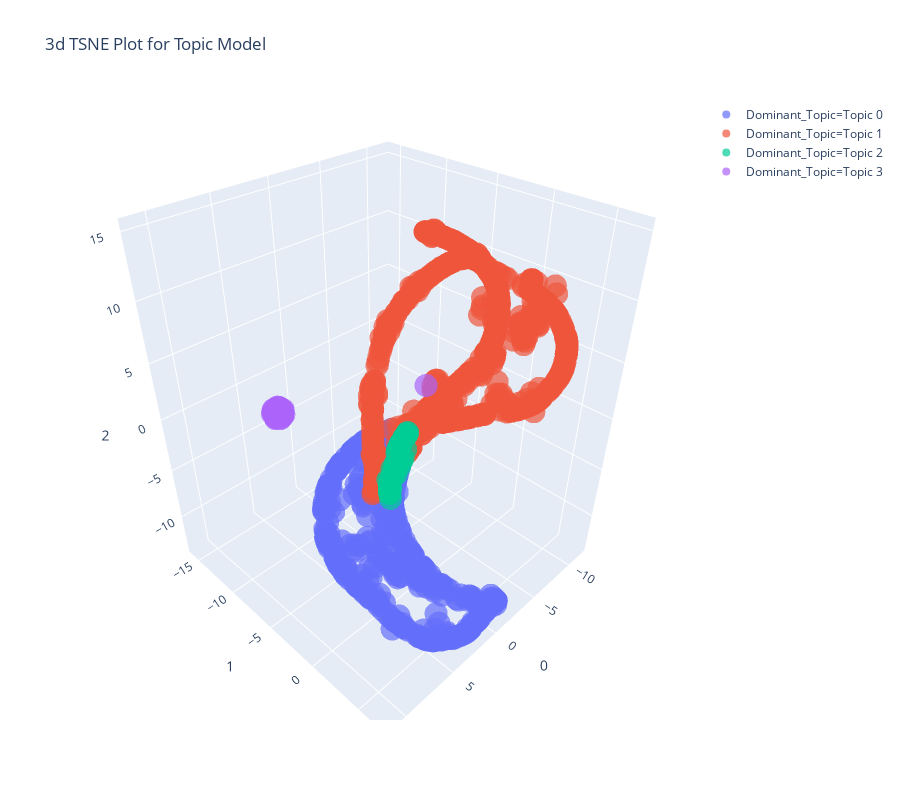

Here is the notebook cell this chart was saved with:
### Code cell
plot_model(lda, plot='tsne')

### Figure 1 — Plotly figure (JSON) as saved in the notebook; plotly's stock layout.template omitted (floating-point values rounded to 4 significant figures; data arrays with more than 128 entries replaced by an {"elided": "..."} marker saying what was removed)
{"data": [{"hoverlabel": {"namelength": 0}, "hovertemplate": "Dominant_Topic=Topic 0<br>0=%{x}<br>1=%{y}<br>2=%{z}", "legendgroup": "Dominant_Topic=Topic 0", "marker": {"color": "#636efa", "opacity": 0.7, "symbol": "circle"}, "mode": "markers", "name": "Dominant_Topic=Topic 0", "scene": "scene", "showlegend": true, "type": "scatter3d", "x": {"elided": "370 float values"}, "y": {"elided": "370 float values"}, "z": {"elided": "370 float values"}}, {"hoverlabel": {"namelength": 0}, "hovertemplate": "Dominant_Topic=Topic 1<br>0=%{x}<br>1=%{y}<br>2=%{z}", "legendgroup": "Dominant_Topic=Topic 1", "marker": {"color": "#EF553B", "opacity": 0.7, "symbol": "circle"}, "mode": "markers", "name": "Dominant_Topic=Topic 1", "scene": "scene", "showlegend": true, "type": "scatter3d", "x": {"elided": "555 float values"}, "y": {"elided": "555 float values"}, "z": {"elided": "555 float values"}}, {"hoverlabel": {"namelength": 0}, "hovertemplate": "Dominant_Topic=Topic 2<br>0=%{x}<br>1=%{y}<br>2=%{z}", "legendgroup": "Dominant_Topic=Topic 2", "marker": {"color": "#00cc96", "opacity": 0.7, "symbol": "circle"}, "mode": "markers", "name": "Dominant_Topic=Topic 2", "scene": "scene", "showlegend": true, "type": "scatter3d", "x": [-2.388, -1.911, -1.848, -4.327, -1.516, -1.645, -3.799, -4.413, -1.428, -4.211, -2.053, -1.408, -1.467, -2.303, -4.812, -1.297, -2.328, -4.028, -4.314, -4.812, -1.349, -1.659, -2.168, -4.854, -1.983, -5.15, -1.803, -2.761, -4.225, -4.502, -1.638, -0.9474, -5.094, -2.063, -2.907, -1.085, -1.347, -1.926, -3.086, -4.875, -4.836, -1.969, -2.022, -1.254, -2.884], "y": [-5.639, -5.805, -5.757, -6.981, -4.155, -5.505, -6.788, -6.994, -5.313, -6.968, -5.256, -5.288, -5.214, -6.131, -6.964, -5.175, -5.687, -6.945, -6.843, -6.964, -5.176, -5.58, -5.056, -6.747, -5.801, -6.85, -4.273, -5.981, -6.975, -6.995, -5.563, -4.746, -6.869, -6.146, -4.946, -4.249, -5.224, -5.435, -6.667, -6.699, -6.963, -4.333, -5.61, -4.02, -5.871], "z": [-6.657, -8.456, -8.515, -6.168, -4.733, -8.374, -6.58, -6.084, -8.542, -6.294, -6.409, -8.327, -8.032, -8.304, -5.602, -8.619, -6.911, -6.512, -5.978, -5.602, -8.371, -8.606, -5.78, -5.229, -7.999, -5.13, -4.749, -6.709, -6.286, -5.982, -8.368, -8.673, -5.204, -8.157, -4.662, -5.854, -8.581, -7.241, -7.845, -5.137, -5.58, -4.66, -7.479, -4.971, -6.263]}, {"hoverlabel": {"namelength": 0}, "hovertemplate": "Dominant_Topic=Topic 3<br>0=%{x}<br>1=%{y}<br>2=%{z}", "legendgroup": "Dominant_Topic=Topic 3", "marker": {"color": "#ab63fa", "opacity": 0.7, "symbol": "circle"}, "mode": "markers", "name": "Dominant_Topic=Topic 3", "scene": "scene", "showlegend": true, "type": "scatter3d", "x": [1.877, 2.302, 2.013, 1.698, 2.437, 1.919, 1.981, 2.1, 2.255, 2.025, 2.555, 2.285, -3.664, 2.23, 1.578, 2.74, 2.766, 2.037, 1.657, 1.918, 2.291, 1.684, 2.488, 1.621, 2.414, 1.929, 1.77, 2.013, 2.764, 2.318], "y": [-14.85, -15.69, -15.76, -15.37, -14.94, -15.13, -15.29, -15.05, -14.98, -14.77, -15.44, -15.5, -3.627, -14.98, -15.29, -14.86, -14.87, -14.77, -15.06, -15.59, -15.68, -15.62, -15.11, -15.15, -15.28, -15.55, -15.66, -15.0, -14.86, -15.53], "z": [-3.459, -3.773, -3.942, -4.147, -3.652, -4.231, -3.14, -4.172, -2.907, -3.78, -3.608, -4.135, 1.874, -2.996, -3.68, -3.151, -3.181, -3.772, -3.936, -4.172, -3.529, -3.785, -3.902, -3.514, -4.107, -3.29, -3.613, -3.093, -3.147, -3.32]}], "layout": {"height": 800, "legend": {"tracegroupgap": 0}, "scene": {"domain": {"x": [0, 1], "y": [0, 1]}, "xaxis": {"title": {"text": "0"}}, "yaxis": {"title": {"text": "1"}}, "zaxis": {"title": {"text": "2"}}}, "title": {"text": "3d TSNE Plot for Topic Model"}, "width": 900}}
